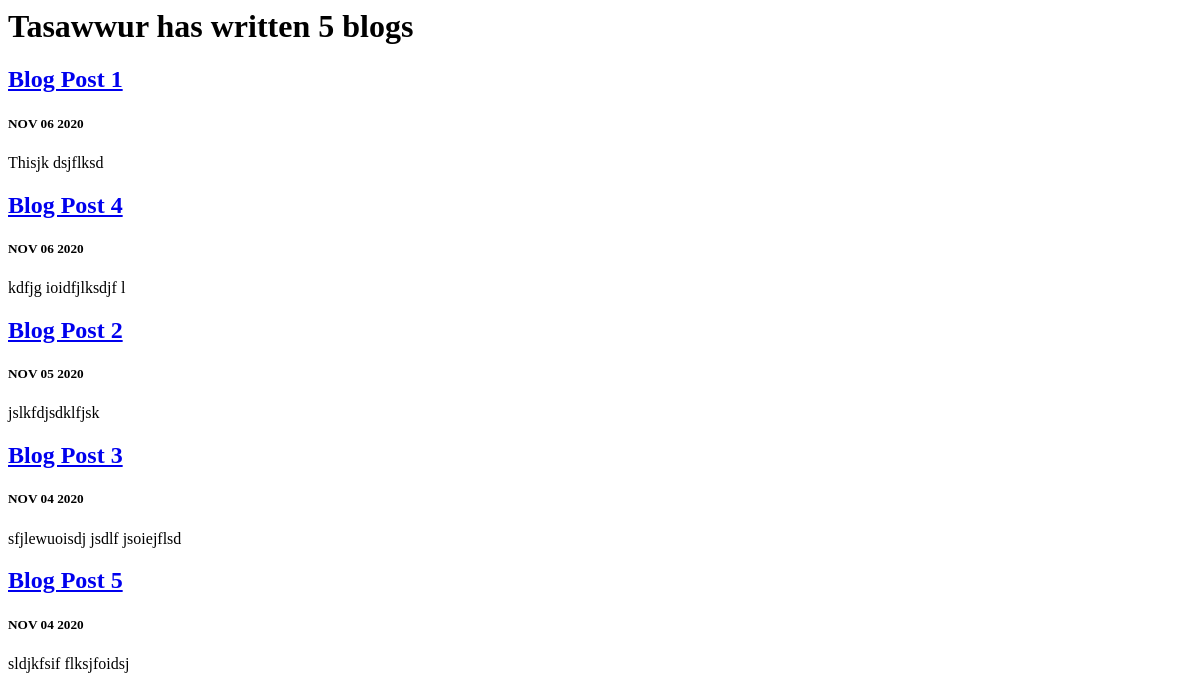
/blog/, run on an earlier commit of the app's database.
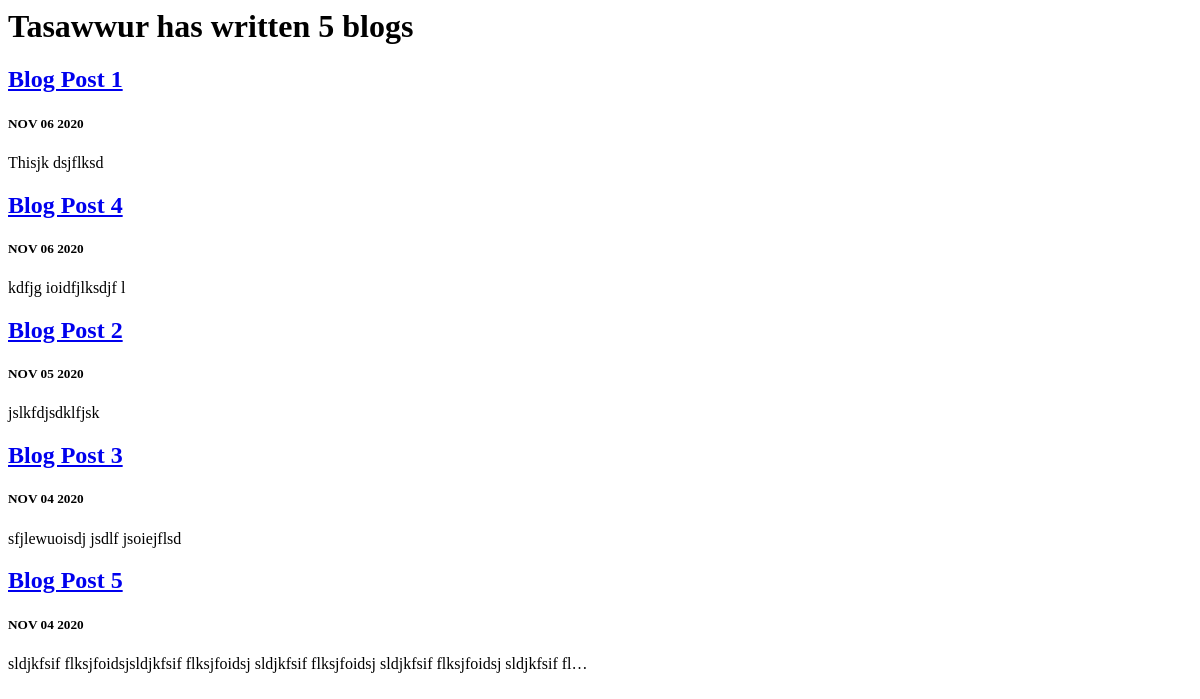
And on a later commit of the database.
### blog/models.py (models this page shows, shortened)
class Blog(models.Model):
    title = models.CharField(max_length=200)
    description = models.TextField()
    date = models.DateField()

### blog/views.py (the view)
# urls.py: path('', views.all_blogs, name='all_blogs'),
def all_blogs(request):
    blogs = Blog.objects.order_by('-date')[:5]
    return render(request, 'blog/all_blogs.html', {'blogs': blogs})

### blog/templates/blog/all_blogs.html (shortened to what this page needs)
<html lang="en">
<head>
</head>
<body>
    <h1>Tasawwur has written {{ blogs.count }} blog{{ blogs.count|pluralize }}</h1>
    {% for blog in blogs %}
    <a href="{% url 'blog:detail' blog.id %}"><h2>{{ blog.title }}</h2></a>
    <h5> {{ blog.date|date:'M d Y'|upper }}</h5>
    <p>{{ blog.description|striptags|truncatechars:100 }}</p>
    {% endfor%}
</body>
</html>

What changed in the data, as far as the page shows it:
changed Blog "Blog Post 5": description "sldjkfsif flksjfoidsj" → "sldjkfsif flksjfoidsjsldjkfsif flksjfoidsj sldjkfsif flksjfoidsj sldjkfsif flksjfoidsj sldjkfsif fl…"
